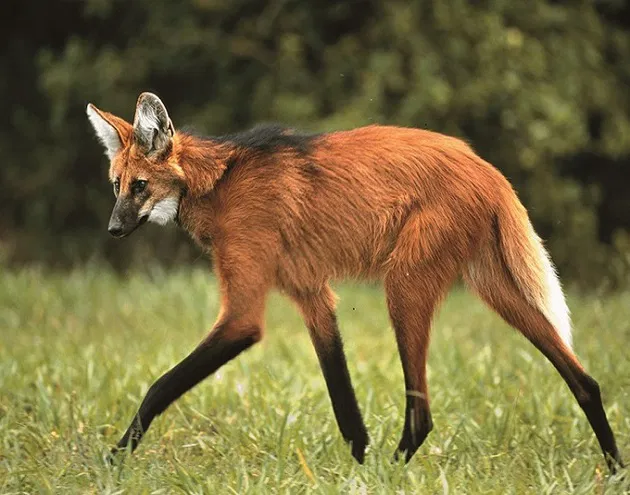
#> input picture Trab lucas/loboguara-cke.webp, 630 x 495 px
$ python Redimensionamento.py
#> lines starting #> are read from the running program, lines starting #| are printed output that depends on the picture
import cv2

# Carregar a imagem
image = cv2.imread('loboguara-cke.webp')
#> image is the input picture: shape (495, 630, 3); mean B, G, R 62.8, 107.3, 120.4

# Redimensionar a imagem para 200x200
resized_image = cv2.resize(image, (200, 200))
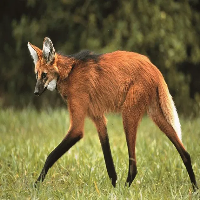
#> resized_image: shape (200, 200, 3); mean B, G, R 62.6, 107.2, 120.2

# Exibir a imagem redimensionada
cv2.imshow('Imagem Redimensionada', resized_image)
cv2.waitKey(0)
cv2.destroyAllWindows()

$ run again, with Trab lucas/Paisagem_Natural.jfif saved as Trab lucas/loboguara-cke.webp
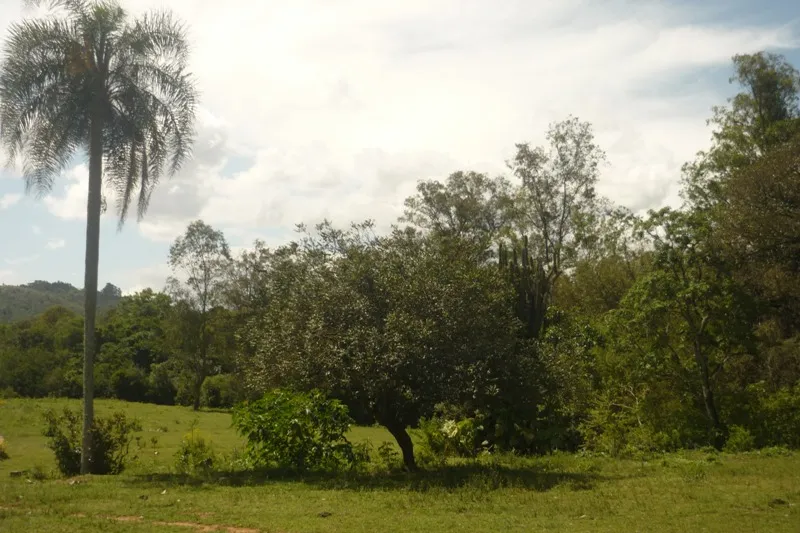
#> input picture Trab lucas/Paisagem_Natural.jfif, 800 x 533 px
#> image is the input picture: shape (533, 800, 3); mean B, G, R 104.7, 131.8, 131.9
#> `resized_image = cv2.resize(image, (200, 200))`:
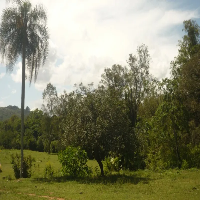
#> resized_image: shape (200, 200, 3); mean B, G, R 104.6, 131.7, 131.7
